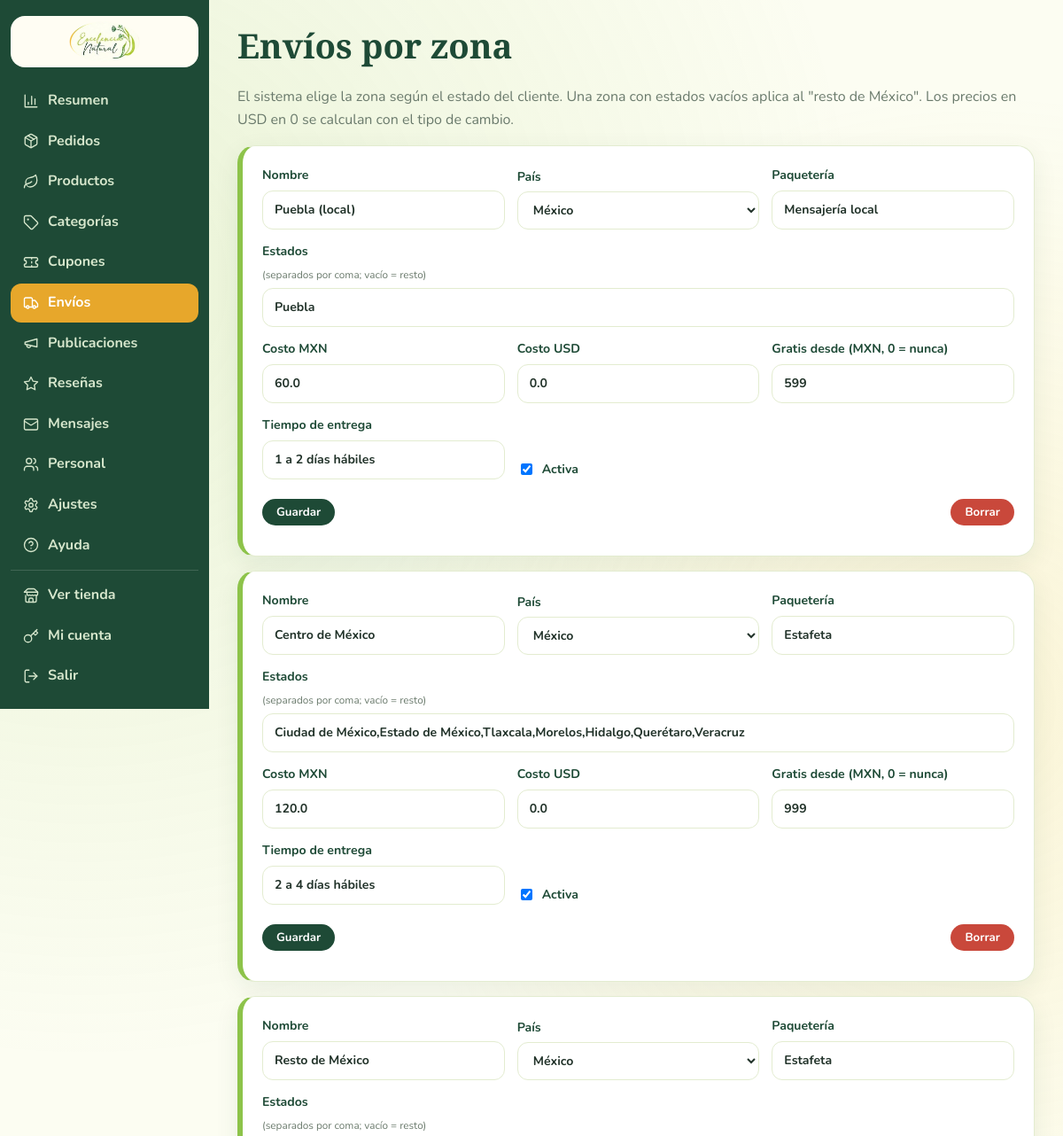
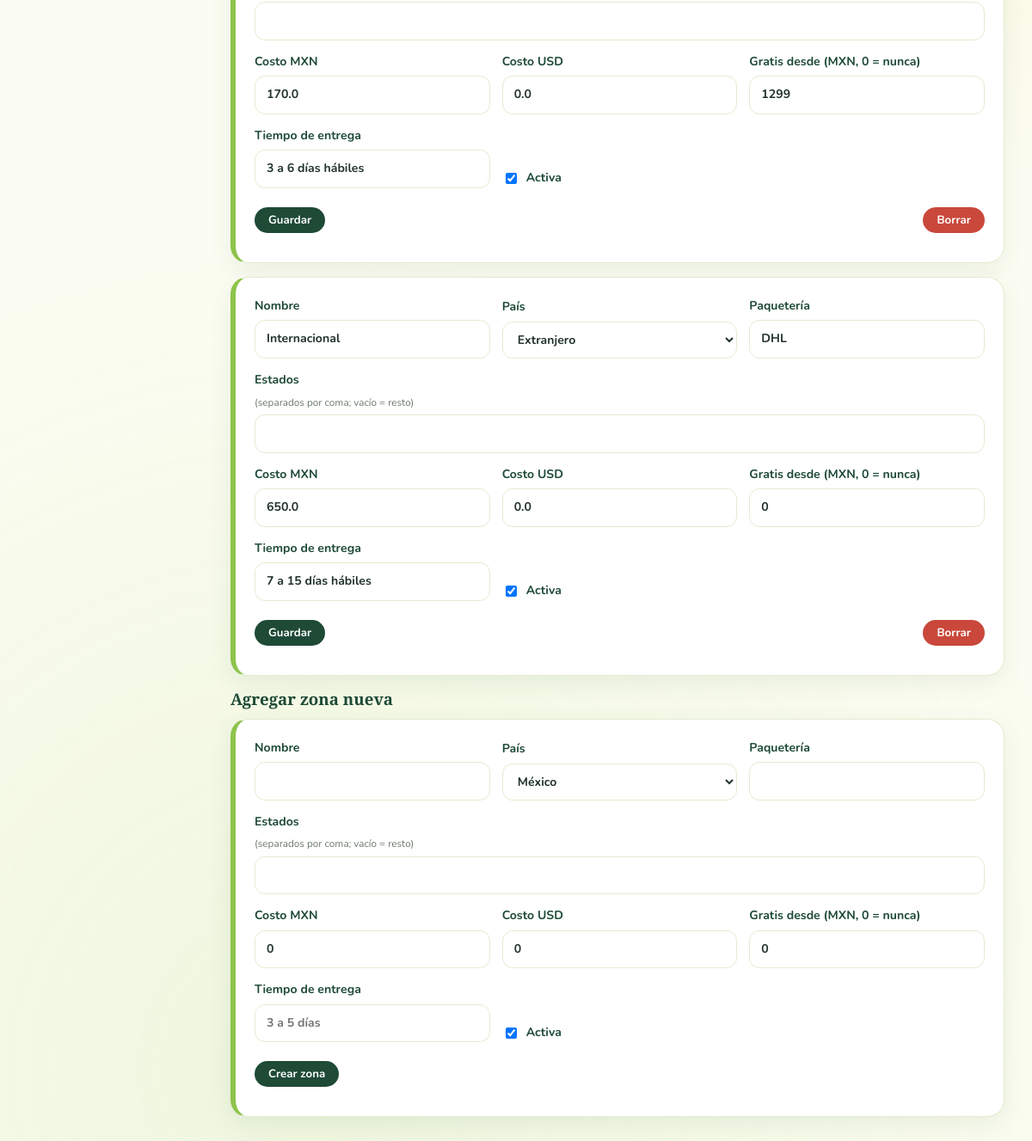
The app's page /admin/envios (signed in) with its own data (2 pictures, top to bottom).
### tables this page shows
CREATE TABLE zones (
  id INTEGER PRIMARY KEY AUTOINCREMENT,
  name TEXT NOT NULL,
  country TEXT NOT NULL DEFAULT 'MX',        -- MX | EX (extranjero)
  states TEXT DEFAULT '',                    -- estados separados por coma (vacio = el resto)
  carrier TEXT DEFAULT '',
  price_mxn REAL DEFAULT 0,
  price_usd REAL DEFAULT 0,
  free_from REAL DEFAULT 0,                  -- MXN, 0 = nunca gratis
  days TEXT DEFAULT '',
  active INTEGER DEFAULT 1
);

### admin.py (the view, shortened to what this page needs)
@bp.route('/envios', methods=['GET', 'POST'])
def zones():
    return render_template('admin/zones.html', rows=q('SELECT * FROM zones ORDER BY country DESC, id'))

### admin.py (called while the page is built)
@bp.before_request
def only_staff():
    me = u.me()
    if not me or me['role'] != 'admin':
        return redirect(url_for('auth.admin_login', next=request.path))

### db.py (called while the page is built)
def get_db():
    if 'db' not in g:
        g.db = sqlite3.connect(config.DB_PATH)
        g.db.row_factory = sqlite3.Row
        g.db.execute('PRAGMA foreign_keys = ON')
    return g.db

def q(sql, args=()):
    return get_db().execute(sql, args).fetchall()

def one(sql, args=()):
    return get_db().execute(sql, args).fetchone()

def settings():
    res = dict(DEFAULTS)
    try:
        for r in q('SELECT k, v FROM settings'):
            res[r['k']] = r['v']
    except sqlite3.Error:
        pass
    return res

### icons.py (called while the page is built)
def icon(name, size=20, cls=''):
    body = P.get(name) or P['leaf']
    return Markup(
        f'<svg class="ic {cls}" width="{size}" height="{size}" viewBox="0 0 24 24" fill="none" stroke="currentColor" '
        f'stroke-width="1.8" stroke-linecap="round" stroke-linejoin="round" aria-hidden="true">{body}</svg>')

### utils.py (called while the page is built)
def me():
    if 'me' not in g:
        uid = session.get('uid')
        g.me = one('SELECT * FROM users WHERE id = ?', (uid,)) if uid else None
    return g.me

def csrf_token():
    if '_csrf' not in session:
        session['_csrf'] = secrets.token_hex(16)
    return session['_csrf']

def lang():
    return 'es'

def cur():
    return session.get('cur', 'MXN')

def cart_count():
    return sum(int(v) for v in session.get('cart', {}).values())

### templates/admin/zones.html (shortened to what this page needs)
{% extends 'admin/base.html' %}
{% block h1 %}Envíos por zona{% endblock %}
{% block body %}
<p class="muted">El sistema elige la zona según el estado del cliente. Una zona con estados vacíos aplica al "resto de México". Los precios en USD en 0 se calculan con el tipo de cambio.</p>
{% macro zform(z) %}
<form method="post" class="form-card wide zone">
  <div class="fields three">
    <label>Nombre<input name="name" value="{{ z.name if z }}" required></label>
    <label>País<select name="country"><option value="MX" {{ 'selected' if z and z.country=='MX' }}>México</option><option value="EX" {{ 'selected' if z and z.country=='EX' }}>Extranjero</option></select></label>
    <label>Paquetería<input name="carrier" value="{{ z.carrier if z }}"></label>
    <label class="full">Estados <small>(separados por coma; vacío = resto)</small><input name="states" value="{{ z.states if z }}"></label>
    <label>Costo MXN<input type="number" step="0.01" min="0" name="price_mxn" value="{{ z.price_mxn if z else 0 }}"></label>
    <label>Costo USD<input type="number" step="0.01" min="0" name="price_usd" value="{{ z.price_usd if z else 0 }}"></label>
    <label>Gratis desde (MXN, 0 = nunca)<input type="number" min="0" name="free_from" value="{{ z.free_from|int if z else 0 }}"></label>
    <label>Tiempo de entrega<input name="days" value="{{ z.days if z }}" placeholder="3 a 5 días"></label>
    <label class="chk"><input type="checkbox" name="active" {{ 'checked' if not z or z.active }}> Activa</label>
  </div>
  <div class="bar"><button class="btn btn-sm">{{ 'Guardar' if z else 'Crear zona' }}</button>
  {% if z %}<button class="btn btn-sm btn-danger" formaction="{{ url_for('admin.zone_del', zid=z.id) }}" onclick="return confirm('¿Borrar zona?')">Borrar</button>{% endif %}</div>
</form>
{% endmacro %}
{% for z in rows %}{{ zform(z) }}{% endfor %}
<h3>Agregar zona nueva</h3>
{{ zform(none) }}
{% endblock %}

### static/css/style.css (style rules this page uses)
:root { --g1:#8dc34a; --g2:#5f9a2f; --g3:#1e4a36; --gold:#e7a72b; --gold2:#f6d46a; --cream:#fffdf3; --bg:#fcfdf2; --card:#ffffff; --tx:#22332a; --mu:#6a7a6c; --bd:#e3ecd0; --red:#c9483b; --r:20px; --sh:0 8px 28px rgba(30, 74, 54, .08); --sh2:0 18px 44px rgba(30, 74, 54, .16); --grad:linear-gradient(135deg, var(--g1), var(--gold)) }
* { box-sizing:border-box }
html { scroll-behavior:smooth }
body { margin:0; background:var(--bg); color:var(--tx); font-family:'Nunito', system-ui, sans-serif; line-height:1.6; position:relative; overflow-x:hidden }
body::before { content:''; position:fixed; inset:0; z-index:-1; pointer-events:none; background:radial-gradient(circle at 8% 12%, rgba(141, 195, 74, .16), transparent 34%), radial-gradient(circle at 92% 30%, rgba(246, 212, 106, .20), transparent 32%), radial-gradient(circle at 30% 95%, rgba(141, 195, 74, .12), transparent 36%) }
h1,h2,h3,h4 { font-family:'Playfair Display', Georgia, serif; line-height:1.2; margin:0 0 .6em; color:var(--g3); font-weight:600 }
.btn,.price,.brand-t,.stat b { font-family:'Nunito', sans-serif }
svg.ic { flex:none; vertical-align:middle }
.muted { color:var(--mu) }
.btn { display:inline-flex; align-items:center; justify-content:center; gap:8px; border:0; cursor:pointer; background:var(--g3); color:#fff; font-weight:700; padding:10px 22px; border-radius:999px; font-size:.93rem; transition:transform .15s, box-shadow .2s, background .2s }
.btn-sm { padding:6px 16px; font-size:.83rem }
.btn-danger { background:var(--red) }
label { display:grid; gap:5px; font-weight:700; font-size:.88rem; color:var(--g3) }
label small { font-weight:400; color:var(--mu) }
input,select,textarea { font:inherit; padding:10px 13px; border:1.5px solid var(--bd); border-radius:12px; background:#fff; color:var(--tx); transition:border-color .2s, box-shadow .2s; width:100% }
.summary,.form-card { background:#fff; border-radius:var(--r); padding:22px; box-shadow:var(--sh); border:1px solid var(--bd); display:grid; gap:10px; align-content:start }
.fields { display:grid; grid-template-columns:1fr 1fr; gap:14px; align-items:end }
.fields.three { grid-template-columns:repeat(3, 1fr) }
.full { grid-column:1 / -1 }
.chk { display:flex; gap:8px; align-items:center; font-weight:700 }
.chk input { width:auto }
.adm { display:grid; grid-template-columns:236px 1fr; min-height:100vh }
.form-card.wide { max-width:900px; margin-bottom:16px }
.bar { display:flex; gap:10px; align-items:center; margin:12px 0; flex-wrap:wrap; justify-content:space-between }
.zone { border-left:6px solid var(--g1) }

### records on screen
zones: name "Puebla (local)", carrier "Mensajería local", states "Puebla", price_mxn "60.0", price_usd "0.0", free_from "599", days "1 a 2 días hábiles", value "Guardar"
zones: name "Centro de México", carrier "Estafeta", states "Ciudad de México,Estado de México,Tlaxcala,Morelos,Hidalgo,Querétaro,Veracruz", price_mxn "120.0", price_usd "0.0", free_from "999", days "2 a 4 días hábiles", value "Guardar"
zones: name "Resto de México", carrier "Estafeta", price_mxn "170.0", price_usd "0.0", free_from "1299", days "3 a 6 días hábiles", value "Guardar"
zones: name "Internacional", carrier "DHL", price_mxn "650.0", price_usd "0.0", free_from "0", days "7 a 15 días hábiles", value "Guardar"

### other values on screen
{{ n }} "Resumen" "Pedidos" "Productos" "Categorías" "Cupones" "Envíos" "Publicaciones" "Reseñas" "Mensajes" "Personal" "Ajustes" "Ayuda"
{{ 'Guardar' if z else 'Crear zona' }} "Crear zona"
